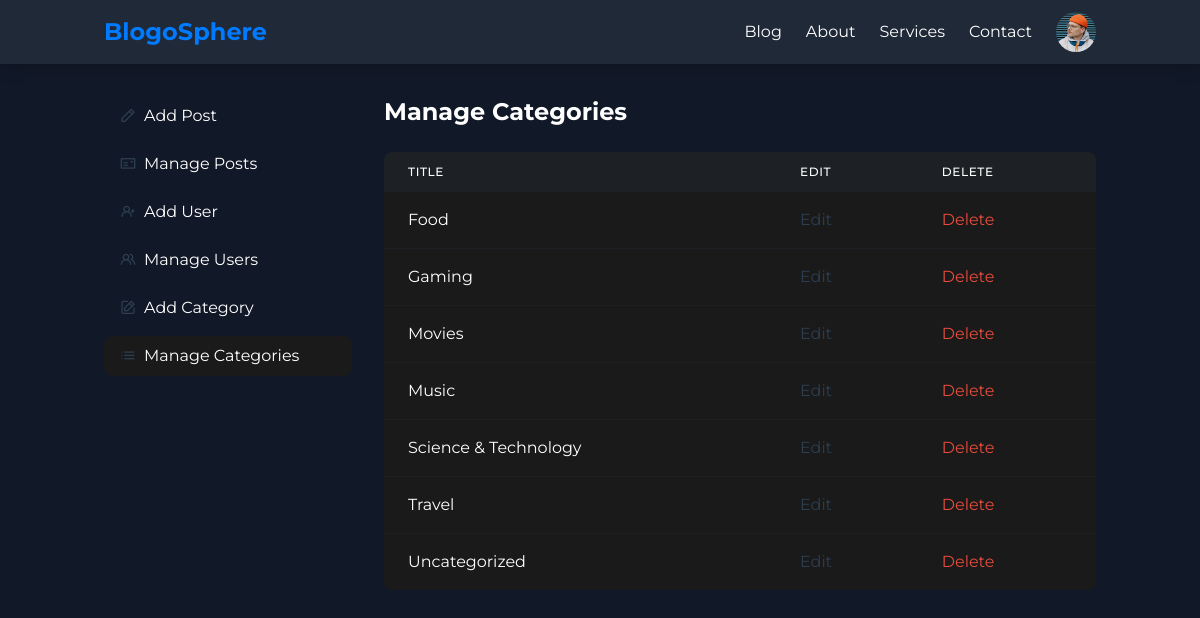
The app's page /admin/manage-categories.php (signed in) with its own data.
### tables this page shows
CREATE TABLE `users` (
  `id` int(11) UNSIGNED NOT NULL,
  `firstname` varchar(50) NOT NULL,
  `lastname` varchar(50) NOT NULL,
  `username` varchar(50) NOT NULL,
  `email` varchar(100) NOT NULL,
  `password` varchar(255) NOT NULL,
  `avatar` varchar(255) NOT NULL,
  `is_admin` tinyint(1) NOT NULL
);

CREATE TABLE `categories` (
  `id` int(11) UNSIGNED NOT NULL,
  `title` varchar(50) NOT NULL,
  `description` text NOT NULL
);

### admin/partials/header.php (called while the page is built, shortened)
<?php
require '../partials/header.php';
?>

### admin/manage-categories.php (the view, shortened to what this page needs)
<?php
include "partials/header.php";
$query = "SELECT * FROM categories ORDER BY title";
$categories=mysqli_query($connection,$query)
?>
<!DOCTYPE html>
<html lang="en">
<head>
    <script src="https://cdn.tailwindcss.com"></script>
    <link rel="stylesheet" href="https://unicons.iconscout.com/release/v4.0.0/css/line.css">
</head>
<body class="bg-space-black text-space-text font-space">
    <div class="min-h-screen flex flex-col">
        <section class="dashboard flex-grow">
            <div class="container mx-auto px-4 py-8">
                <div class="flex flex-col lg:flex-row">
                    <aside class="lg:w-1/4 mb-8 lg:mb-0">
                        <nav class="space-y-2">
                            <a href="<?= ROOT_URL ?>admin/add-post.php" class="flex items-center space-x-2 px-4 py-2 rounded-lg hover:bg-space-gray transition duration-300">
                                <i class="uil uil-pen text-space-blue"></i>
                                <span>Add Post</span>
                            </a>
                            <a href="<?= ROOT_URL ?>admin/index.php" class="flex items-center space-x-2 px-4 py-2 rounded-lg hover:bg-space-gray transition duration-300">
                                <i class="uil uil-postcard text-space-blue"></i>
                                <span>Manage Posts</span>
                            </a>
                            <?php if(isset($_SESSION['user_is_admin'])) : ?>
                            <a href="<?= ROOT_URL ?>admin/add-user.php" class="flex items-center space-x-2 px-4 py-2 rounded-lg hover:bg-space-gray transition duration-300">
                                <i class="uil uil-user-plus text-space-blue"></i>
                                <span>Add User</span>
                            </a>
                            <a href="<?= ROOT_URL ?>admin/manage-users.php" class="flex items-center space-x-2 px-4 py-2 rounded-lg hover:bg-space-gray transition duration-300">
                                <i class="uil uil-users-alt text-space-blue"></i>
                                <span>Manage Users</span>
                            </a>
                            <a href="<?= ROOT_URL ?>admin/add-category.php" class="flex items-center space-x-2 px-4 py-2 rounded-lg hover:bg-space-gray transition duration-300">
                                <i class="uil uil-edit text-space-blue"></i>
                                <span>Add Category</span>
                            </a>
                            <a href="<?= ROOT_URL ?>admin/manage-categories.php" class="flex items-center space-x-2 px-4 py-2 rounded-lg bg-space-gray">
                                <i class="uil uil-list-ul text-space-blue"></i>
                                <span>Manage Categories</span>
                            </a>
                            <?php endif ?>
                        </nav>
                    </aside>
                    <main class="lg:w-3/4 lg:pl-8">
                        <h2 class="text-2xl font-bold mb-6">Manage Categories</h2>
                        <?php if(mysqli_num_rows($categories) > 0) : ?>
                        <div class="overflow-x-auto">
                            <table class="w-full bg-space-gray rounded-lg overflow-hidden">
                                <thead class="bg-space-blue bg-opacity-20">
                                    <tr>
                                        <th class="px-6 py-3 text-left text-xs font-medium uppercase tracking-wider">Title</th>
                                        <th class="px-6 py-3 text-left text-xs font-medium uppercase tracking-wider">Edit</th>
                                        <th class="px-6 py-3 text-left text-xs font-medium uppercase tracking-wider">Delete</th>
                                    </tr>
                                </thead>
                                <tbody class="divide-y divide-space-blue divide-opacity-20">
                                    <?php while($category = mysqli_fetch_assoc($categories)) : ?>
                                    <tr class="hover:bg-space-blue hover:bg-opacity-10 transition duration-300">
                                        <td class="px-6 py-4 whitespace-nowrap"><?=$category['title']?></td>
                                        <td class="px-6 py-4 whitespace-nowrap">
                                            <a href="<?= ROOT_URL ?>admin/edit-category.php?id=<?=$category['id']?>" class="text-space-blue hover:underline">Edit</a>
                                        </td>
                                        <td class="px-6 py-4 whitespace-nowrap">
                                            <a href="<?= ROOT_URL ?>admin/delete-category.php?id=<?=$category['id']?>" class="text-space-error hover:underline">Delete</a>
                                        </td>
                                    </tr>
                                    <?php endwhile ?>
                                </tbody>
                            </table>
                        </div>
                        <?php else : ?>
                        <div class="bg-space-error bg-opacity-10 border border-space-error text-space-error px-4 py-3 rounded relative" role="alert">
                            <span class="block sm:inline">No categories found</span>
                        </div>
                        <?php endif ?>
                    </main>
                </div>
            </div>
        </section>
    </div>
    <?php include "../partials/footer.php"; ?>
</body>
</html>

### partials/header.php (shortened to what this page needs)
<?php
require 'config/database.php';
if(isset($_SESSION['user-id'])) {
    $id = filter_var($_SESSION['user-id'], FILTER_SANITIZE_NUMBER_INT);
    $query = "SELECT avatar FROM users WHERE id='$id'";
    $result = mysqli_query($connection, $query);
    $avatar =  mysqli_fetch_assoc($result);
}
?>
<!DOCTYPE HTML>
<html lang="en">
<head>
    <script src="https://cdn.tailwindcss.com"></script>
    <link rel="stylesheet" href="https://unicons.iconscout.com/release/v4.0.8/css/line.css">
</head>
<body class="bg-gray-900 text-white font-montserrat">
    <nav class="bg-gray-800 shadow-lg">
        <div class="container mx-auto px-4 py-3 flex items-center justify-between">
            <a href="<?= ROOT_URL ?>index.php" class="text-2xl font-bold text-primary">BlogoSphere</a>
            <ul class="hidden md:flex items-center space-x-6">
                <li><a href="<?= ROOT_URL ?>blog.php" class="hover:text-primary transition duration-300">Blog</a></li>
                <li><a href="<?= ROOT_URL ?>about.php" class="hover:text-primary transition duration-300">About</a></li>
                <li><a href="<?= ROOT_URL ?>services.php" class="hover:text-primary transition duration-300">Services</a></li>
                <li><a href="<?= ROOT_URL ?>contact.php" class="hover:text-primary transition duration-300">Contact</a></li>
                <?php if(isset($_SESSION['user-id'])) : ?>
                <li class="relative group">
                    <div class="w-10 h-10 rounded-full overflow-hidden cursor-pointer">
                        <img src="<?= ROOT_URL . 'images/' . $avatar['avatar'] ?>" alt="User Avatar" class="w-full h-full object-cover">
                    </div>
                </li>
                <?php else : ?>
                    <li><a href="<?= ROOT_URL ?>signin.php" class="hover:text-primary transition duration-300">SignIn</a></li>
                <?php endif ?>
            </ul>
        </div>
    </nav>

### records on screen
users: avatar (picture)
categories: title "Food"
categories: title "Gaming"
categories: title "Movies"
categories: title "Music"
categories: title "Science & Technology"
categories: title "Travel"
categories: title "Uncategorized"
